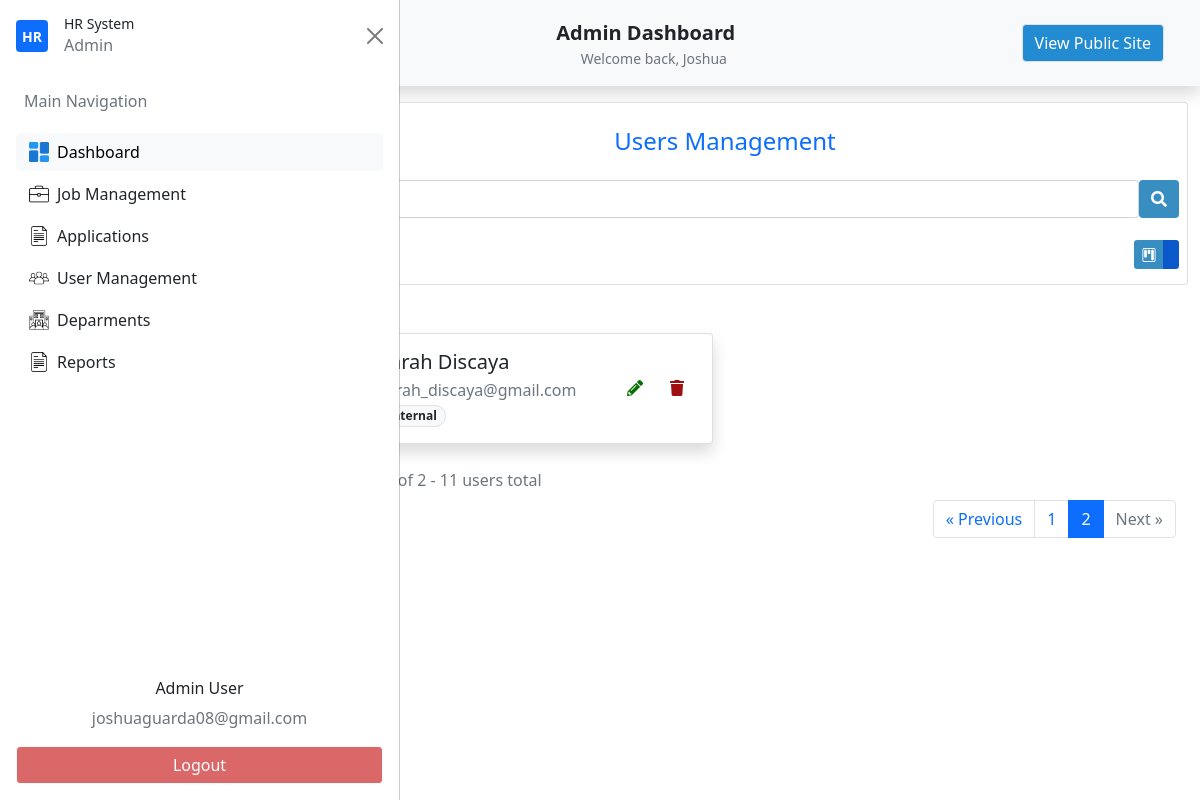
The page /admin-get-users?q=&page=2 (signed in) on the database as committed earlier.
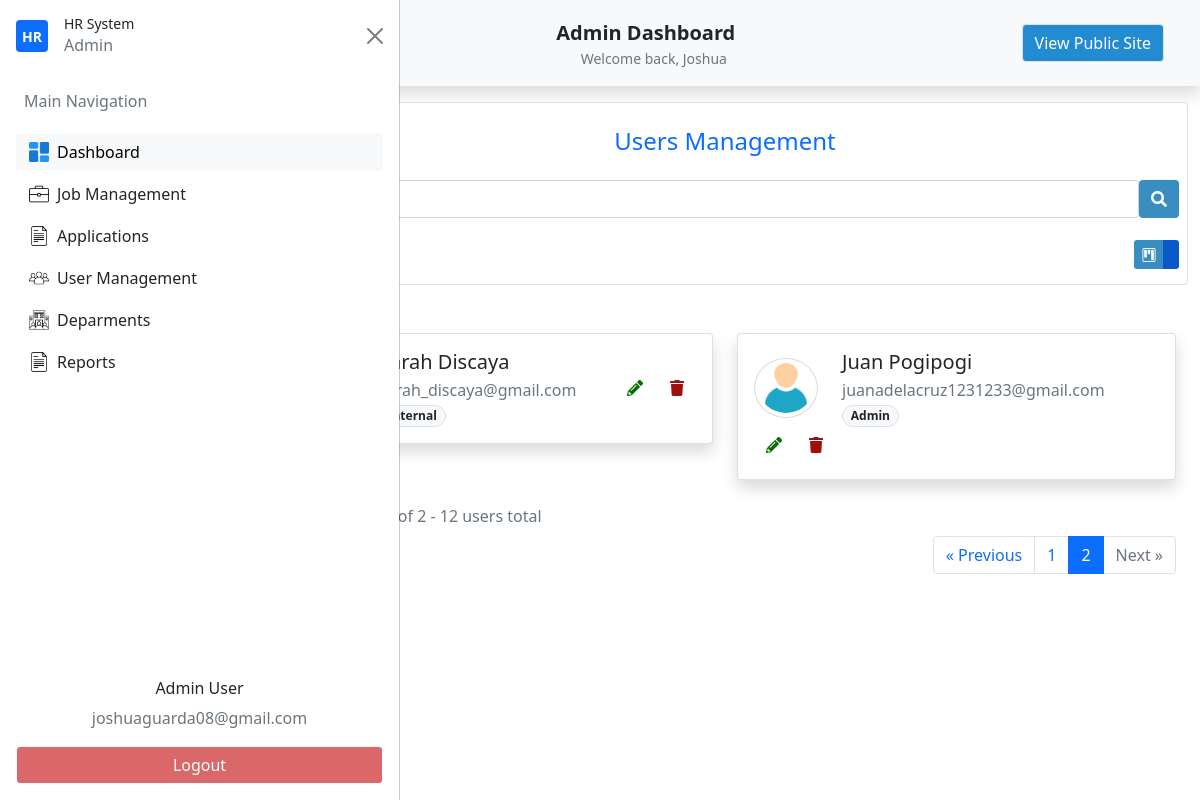
The same page on the database as committed later.
### my_app/models.py (models this page shows, shortened)
class Usertype(db.Model):
    id = db.Column(db.Integer(),primary_key=True)
    name=db.Column(db.String(length=30),unique=True,nullable=False)
    user_type=db.relationship('Users',backref='desig_user',lazy=True)
    def __str__(self):
        return self.name

class Users(db.Model,UserMixin):
    id = db.Column(db.Integer(),primary_key=True)
    firstname=db.Column(db.String(length=30),nullable=False)
    lastname=db.Column(db.String(length=30),nullable=False)
    email_address=db.Column(db.String(length=51),nullable=False)
    password_hash=db.Column(db.String(length=30),nullable=False)
    address_1 = db.Column(db.String(length=120),nullable=True)
    address_2 = db.Column(db.String(length=100),nullable=True)
    brgy_id = db.Column(db.String(),nullable=True)
    munci_id = db.Column(db.String(),nullable=True)
    prov_id = db.Column(db.String(),nullable=True)
    zipcode = db.Column(db.String(),nullable=True)
    mobile_number = db.Column(db.String(length=11),nullable=True)
    phone_number = db.Column(db.String(length=8),nullable=True)
    profile_picture =db.Column(db.String(),nullable=True)
    department_id =db.Column(db.Integer(),db.ForeignKey('department.id'))
    department = db.relationship('Department')
    user_type_id = db.Column(db.Integer(),db.ForeignKey('usertype.id'))
    user_type = db.relationship('Usertype')
    creation_date = db.Column(db.Date(),nullable=False)
    write_date =  db.Column(db.Date(),nullable=False)
    @property
    def password(self):
        raise AttributeError("Password is write-only.")

### my_app/routes.py (the view, shortened to what this page needs)
@app.route('/admin-get-users', methods=["GET"])
@login_required
def admin_dashboard_manage_users():
    search_term = request.args.get('q', '').strip()
    page = request.args.get('page', 1, type=int)
    print(f"You Search: {search_term}, Page: {page}")
    query = Users.query.join(Usertype)
    full_name = Users.firstname + ' ' + Users.lastname
    users_pagination = query.paginate(page=page, per_page=10, error_out=False)
    users = users_pagination.items
    return render_template('admin/admin_users_management.html',
                         users=users,
                         search_term=search_term,
                         pagination=users_pagination)

### my_app/templates/admin/admin_users_management.html (shortened to what this page needs)
{% extends "admin/admin_dashboard.html"%}
{% block nav%}
<li class="nav-item">
    <button id="nav-btn" type="button" class="btn btn-light fw-normal border" onclick="location.href='{{ url_for('home_page') }}'">
    View Public Site
    </button>
</li>
{% endblock%}
{% block section %}
<section id="UsersManagement">
    <div class="container">
        <div class="row pt-3">
            <div class="col-12">
                <div class="card users-management">
                    <div class="card-body p-2">
                        <div class="text-center">
                            <h4 class="py-3 text-primary">Users Management</h4>
                                <form id="searchUserForm" method="GET" action="{{ url_for('admin_dashboard_manage_users') }}">
                                    <div class="d-flex">
                                    <input id="searchUserInput" name="q" type="text" class="form-control" placeholder="Search" value="{{ request.args.get('q', '') }}">
                                    <button type="submit" class="btn btn-primary">
                                        <i class="fas fa-search"></i>
                                    </button>
                                    </div>
                                </form>
                        </div>
                        <div class="d-flex justify-content-between align-items-center mt-3 flex-wrap">
                            <button type="button" class="btn btn-primary d-none d-md-block" onclick="openUserCreateModal()">
                            </button>
                            <div class="d-none d-md-flex justify-content-between w-50">
                                <div class="btn-group" role="group" aria-label="Basic outlined example">
                                    <button type="button" class="kanban-view btn btn-sm btn-primary " data-bs-toggle="tooltip" title="Kanban View">
                                        <i class="bi bi-kanban"></i>
                                    </button>
                                    <button type="button" class="list-view btn btn-sm btn-primary active" data-bs-toggle="tooltip" title="List View">
                                    </button>
                                </div>
                            </div>
                        </div>
                    </div>
                </div>
            </div>
        </div>
        <section id="UsersManagementKanbanView" class="container">
            <div id="users-container" class="row row-cols-1 row-cols-lg-2 g-4 py-5">
                {% if users %}
                    {% for user in users %}
                        <div class="col">
                            <div class="col" id="user-card-{{ user.id }}">
                                <div class="card shadow h-100">
                                    <div class="card-body">
                                        <div class="d-flex flex-wrap align-items-center justify-content-between">
                                            <div class="d-flex align-items-center flex-wrap flex-grow-1 min-w-0">
                                                <img id="user-avatar-{{ user.id }}"
                                                src="{{
                                                url_for('static', filename='uploads/avatars/' + user.profile_picture)
                                                if user.profile_picture
                                                else url_for('static', filename='builtin/icons/person.png')
                                                }}"
                                                onerror="this.onerror=null; this.src='{{ url_for('static', filename='builtin/icons/person.png') }}';"
                                                class="rounded-circle me-3 p-1"
                                                style="border: 1px solid {{ user.department.color if user.department and user.department.color else '#dcdbdb' }};"
                                                width="64" height="60">
                                                <div class="px-2">
                                                    <h5 class="mb-1" id="user-name-{{ user.id }}">{{ user.firstname|capitalize }} {{ user.lastname|capitalize }}</h5>
                                                    <p class="text-muted mb-0" id="user-email-{{ user.id }}">{{ user.email_address }}</p>
                                                    <p class="text-muted mb-0" id="user-type-{{ user.id }}">
                                                        <span class="badge border rounded-pill bg-light text-dark"
                                                            data-user-type-id="{{ user.user_type_id }}">
                                                            {{ user.user_type.name|capitalize }}
                                                        </span>
                                                    </p>
                                                </div>
                                            </div>
                                            <div class="btn-group gap-1 mt-3 mt-md-0">
                                                <button type="button" class="btn btn-transparent-success" onclick="openUserEditModal({{user.id}})">
                                                    <i class="fas fa-pencil-alt"></i>
                                                </button>
                                                <button type="button" class="btn btn-transparent-danger" onclick="openUserDeleteModal({{user.id}})">
                                                    <i class="fas fa-trash"></i>
                                                </button>
                                            </div>
                                        </div>
                                    </div>
                                </div>
                            </div>
                        </div>
                    {% endfor %}
                {% endif %}
    {% if pagination.pages > 1 %}
    <div class="col-12">
        <div class="text-muted mb-2 text-center text-md-start">
            Showing page {{ pagination.page }} of {{ pagination.pages }} -
            {{ pagination.total }} users total
        </div>
        <nav aria-label="User pagination" class="mt-2">
            <ul class="pagination justify-content-center justify-content-md-end flex-wrap">
                <li class="page-item {% if not pagination.has_prev %}disabled{% endif %}">
                    <a class="page-link"
                    href="{{ url_for('admin_dashboard_manage_users', q=search_term, page=pagination.prev_num) if pagination.has_prev else '#' }}">
                        &laquo; Previous
                    </a>
                </li>
                {% for page_num in pagination.iter_pages(left_edge=1, left_current=1, right_current=2, right_edge=1) %}
                    {% if page_num %}
                        <li class="page-item {% if page_num == pagination.page %}active{% endif %} d-none d-sm-block">
                            <a class="page-link"
                            href="{{ url_for('admin_dashboard_manage_users', q=search_term, page=page_num) }}">
                                {{ page_num }}
                            </a>
                        </li>
                    {% else %}
                        <li class="page-item disabled d-none d-sm-block">
                            <span class="page-link">…</span>
                        </li>
                    {% endif %}
                {% endfor %}
                <li class="page-item {% if not pagination.has_next %}disabled{% endif %}">
                    <a class="page-link"
                    href="{{ url_for('admin_dashboard_manage_users', q=search_term, page=pagination.next_num) if pagination.has_next else '#' }}">
                        Next &raquo;
                    </a>
                </li>
            </ul>
        </nav>
    </div>
    {% endif %}
            </div>
        </section>
    </div>
</section>
{% endblock%}

### my_app/templates/dashboard/base_dashboard.html (shortened to what this page needs)
{% extends "base.html"%}
{% block content %}
    <nav class="navbar navbar-expand-lg navbar-light bg-light shadow p-4 custom-nav-class">
        <div class="container">
            {% if current_user.user_type.name=='admin' or current_user.user_type.name=='internal'%}
                <div class="d-flex w-100 justify-content-between align-items-center position-relative">
                    <button class="btn btn-light d-flex justify-content-center align-items-center p-2 dashboard_side_btn" type="button" data-bs-toggle="offcanvas" data-bs-target="#offcanvasScrolling" aria-controls="offcanvasScrolling">
                    </button>
                    <div class="position-absolute start-50 translate-middle-x text-center">
                        <a class="navbar-brand fw-bold mb-0 text-dark" href="{{ url_for('admin_dashboard') }}">
                            <span>{{ current_user.user_type|capitalize }}</span> Dashboard
                        </a>
                        <div class="text-muted small">Welcome back, {{ current_user.firstname|capitalize }}</div>
                    </div>
                </div>
            {% endif %}
            <div class="collapse navbar-collapse justify-content-center custom-nav-list-dashboard text-nowrap" id="navbarNavAltMarkup">
                <ul class="navbar-nav ms-auto">
                    {% block nav%}
                    {% endblock%}
                </ul>
            </div>
        </div>
    </nav>
    {% if current_user.user_type.name=='admin' or current_user.user_type.name=='internal'%}
    <div class="offcanvas offcanvas-start" data-bs-scroll="true" data-bs-backdrop="false" tabindex="-1" id="offcanvasScrolling" aria-labelledby="offcanvasScrollingLabel">
        <div class="offcanvas-header">
            <div class="d-flex align-items-center gap-2">
                <div class="d-flex align-items-center justify-content-center bg-primary rounded me-2" style="width: 2rem; height: 2rem;">
                    <span class="text-white fw-bold small">HR</span>
                </div>
                <div id="hr-details">
                    <h2 class="fw-semibold small mb-0">HR System</h2>
                    <p class="text-muted text-xs mb-0">{{ current_user.user_type|capitalize }}</p>
                </div>
            </div>
            <button type="button" class="btn-close text-reset" data-bs-dismiss="offcanvas" aria-label="Close"></button>
        </div>
        <div class="offcanvas-body">
            <ul class="nav flex-column gap-1">
                <li class="nav-item">
                    <p class="text-muted text-start px-2">Main Navigation</p>
                </li>
                <li class="nav-item">
                    <button class="btn btn-light w-100 text-start d-flex align-items-center dashboard_side_btn" onclick="location.href='{{ url_for('admin_dashboard') }}'" >
                        <img src="{{ url_for('static', filename='builtin/icons/dashboard.png') }}" width="20" class="me-2">
                        Dashboard
                    </button>
                </li>
                <li class="nav-item">
                   <button class="btn  w-100 text-start d-flex align-items-center dashboard_side_btn">
                         <img src="{{ url_for('static', filename='builtin/icons/briefcase.png') }}" width="20" class="me-2">
                        Job Management
                    </button>
                </li>
                <li class="nav-item">
                    <button class="btn  w-100 text-start d-flex align-items-center dashboard_side_btn">
                         <img src="{{ url_for('static', filename='builtin/icons/file.png') }}" width="20" class="me-2">
                        Applications
                    </button>
                </li>
                <li class="nav-item">
                   <button class="btn  w-100 text-start d-flex align-items-center dashboard_side_btn" onclick="location.href='{{ url_for('admin_dashboard_manage_users') }}'">
                        <img src="{{ url_for('static', filename='builtin/icons/group.png') }}" width="20" class="me-2">
                        User Management
                    </button>
                </li>
                <li class="nav-item">
                   <button class="btn  w-100 text-start d-flex align-items-center dashboard_side_btn">
                         <img src="{{ url_for('static', filename='builtin/icons/corporation.png') }}" width="20" class="me-2">
                        Deparments
                    </button>
                </li>
                <li class="nav-item">
                   <button class="btn  w-100 text-start d-flex align-items-center dashboard_side_btn">
                         <img src="{{ url_for('static', filename='builtin/icons/file.png') }}" width="20" class="me-2">
                        Reports
                    </button>
                </li>
            </ul>
        </div>
        <div class="offcanvas-footer p-3">
            <div class="text-center">
                <h6>{{current_user.user_type|capitalize}} User</h6>
                <p class='text-muted'>{{current_user.email_address}}</p>
            </div>
            <button id="logout-btn" class="btn btn-light w-100" onclick="location.href='{{ url_for('logout_page') }}'">
                Logout
            </button>
        </div>
    </div>
    {% endif %}
    <section class="main-content">
    {% block section %}
    {% endblock%}
    </section>
{% endblock%}

Rows that differ between the two databases and show on the page:
added Users: firstname "Juan", lastname "Pogipogi", email_address "juanadelacruz1231233@gmail.com", user_type.name "Admin"
Other text that changed with them:
{{ pagination.total }}: "11" → "12"
